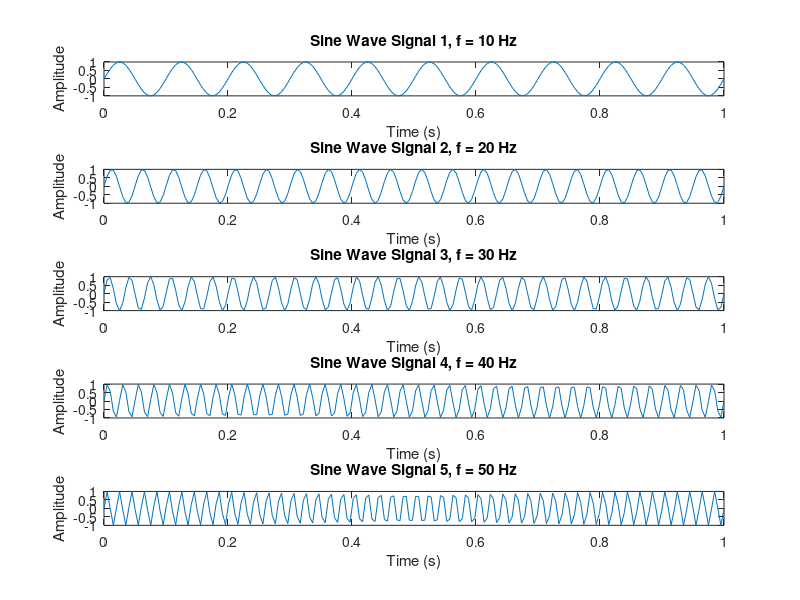
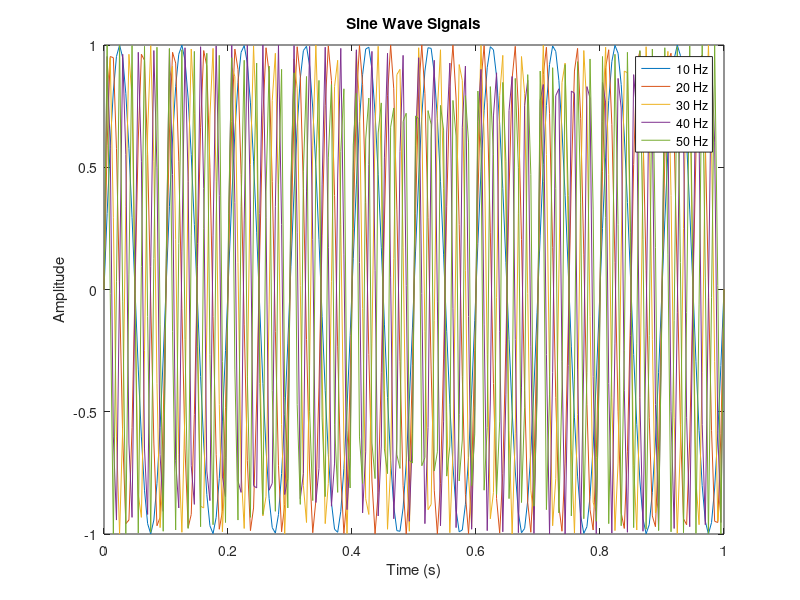
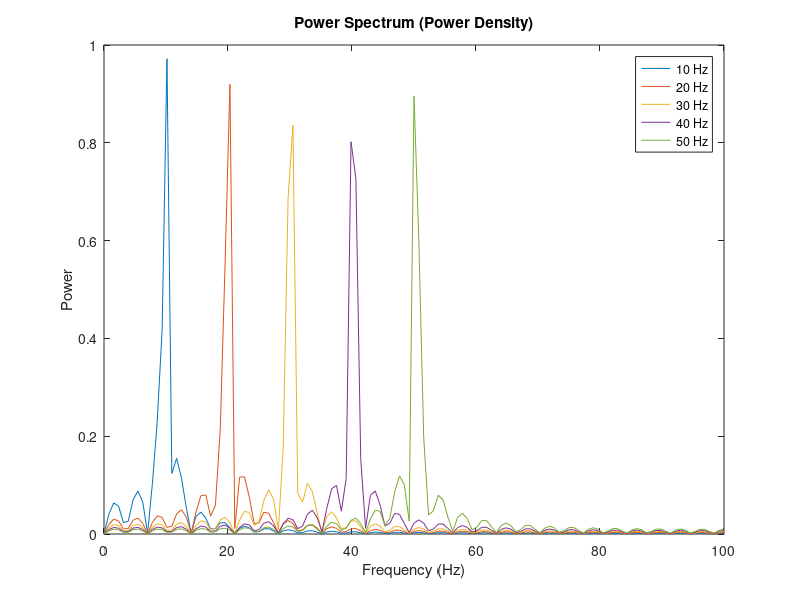

MATLAB code for these plots, in order: (Note: this script raises an error after producing the figures.)
%
%Data: Generate a series of five sequential sine wave signals for five seconds, each sine
%wave lasting 1 second. The nth sine wave signal xn = sin(2π · n · f), where f = 10, and
%n = 1, 2, 3, 4, 5, i.e., frequency 10Hz, 20Hz, 30Hz, 40Hz and 50Hz. The series is digitalized
%with a sampling rate is 200 Hz.
%Task:
%1. Draw a line plot of the series.
%2. Draw power spectrum (power density graph) of the series.
%3. Draw the spectrogram of the series.
%4. Draw and compare the ACF and PACF graphs of the first one-second (frequency
%10Hz) and the second one-second series (frequency 20Hz), with lags up to 50.
%

% Define sampling rate and duration
sampling_rate = 200; % Hz
duration = 1; % seconds

% Generate time points
t = linspace(0, duration, sampling_rate * duration);

% Define frequencies for each sine wave
frequencies = [10, 20, 30, 40, 50]; % Hz

% Initialize signal array
signals = zeros(length(t), length(frequencies));

% Generate each sine wave signal
for i = 1:length(frequencies)
    signals(:, i) = sin(2 * pi * frequencies(i) * t);
end

% Plot each sine wave signal
figure;
for i = 1:length(frequencies)
    subplot(length(frequencies), 1, i);
    plot(t, signals(:, i));
    title(['Sine Wave Signal ', num2str(i), ', f = ', num2str(frequencies(i)), ' Hz']);
    xlabel('Time (s)');
    ylabel('Amplitude');
end

%Task1
% Plot the series
figure;
plot(t, signals);
title('Sine Wave Signals');
xlabel('Time (s)');
ylabel('Amplitude');
legend('10 Hz', '20 Hz', '30 Hz', '40 Hz', '50 Hz');

%Task2
% Calculate power spectrum
nfft = 2^nextpow2(length(t)); % Next power of 2 from length of y
Y = fft(signals, nfft) / length(t);
frequencies = sampling_rate / 2 * linspace(0, 1, nfft / 2 + 1);

% Plot power spectrum
figure;
plot(frequencies, 2 * abs(Y(1:nfft / 2 + 1, :)));
title('Power Spectrum (Power Density)');
xlabel('Frequency (Hz)');
ylabel('Power');
legend('10 Hz', '20 Hz', '30 Hz', '40 Hz', '50 Hz');

%Task3
% Calculate spectrogram
window_size = 512;
overlap = round(0.5 * window_size);
nfft_spec = max(256, 2^nextpow2(window_size));
[s, f, t_spec] = spectrogram(signals, window_size, overlap, nfft_spec, sampling_rate);

% Plot spectrogram
figure;
imagesc(t_spec, f, 10*log10(abs(s)));
colorbar;
title('Spectrogram');
xlabel('Time (s)');
ylabel('Frequency (Hz)');


